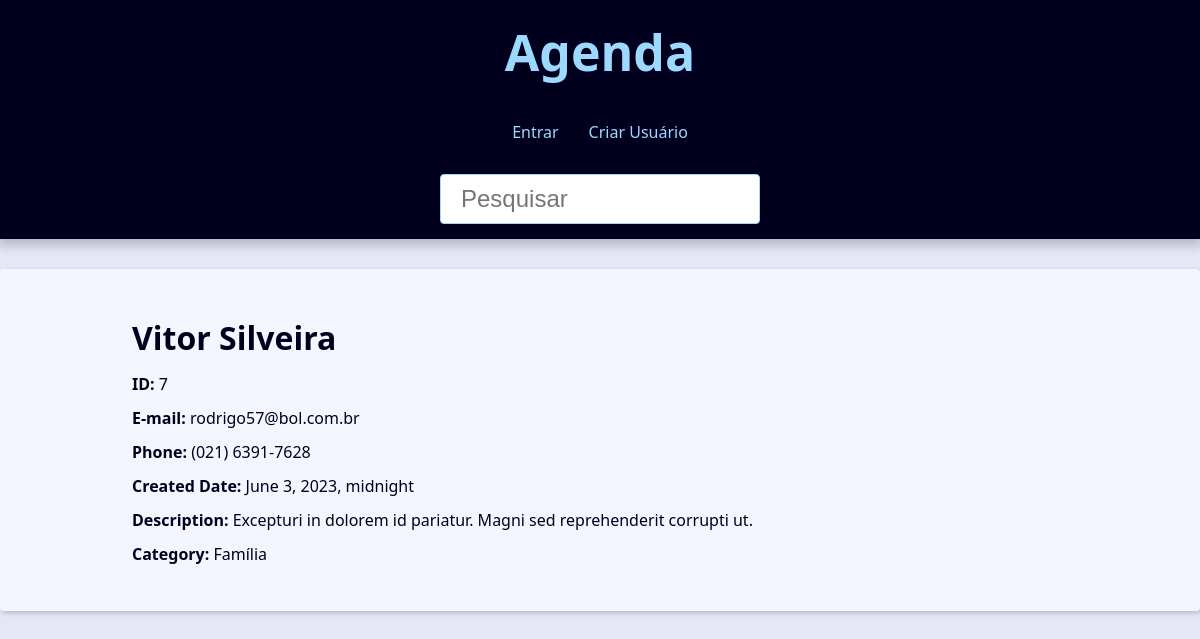
The app's page /contact/7/detail/ with its own data.
### contact/models.py (models this page shows, shortened)
class Contact(models.Model):
    class Meta:
        verbose_name='Contact'
        verbose_name_plural='Contacts'
    first_name = models.CharField(max_length=50)
    last_name = models.CharField(max_length=50)
    phone = models.CharField(max_length=50)
    email = models.EmailField(max_length=254)
    created_date = models.DateTimeField(default=timezone.now)
    description = models.TextField(blank=True)
    show = models.BooleanField(default=True)
    picture = models.ImageField(blank=True, upload_to='pictures/%Y/%m/')
    category = models.ForeignKey(
        Category,
        on_delete=models.SET_NULL,
        blank=True,
        null=True
    )
    owner = models.ForeignKey(
        User,
        on_delete=models.SET_NULL,
        blank=True,
        null=True
    )

class Category(models.Model):
    class Meta:
        verbose_name='Category'
        verbose_name_plural='Categories'
    name = models.CharField(max_length=50)

### contact/views/contact_views.py (the view)
# urls.py: path('contact/<int:contact_id>/detail/', views.contact, name="contact"),
def contact(request, contact_id):
    single_contact = get_object_or_404(Contact.objects.filter(id=contact_id, show=True)) #tratamento caso houver erro
    site_title = f'{single_contact.first_name} {single_contact.last_name} - '
    context = {
        'contact': single_contact,
        'site_title': site_title,
    }
    return render(request, 'contact/contact.html', context)

### contact/templates/contact/contact.html (shortened to what this page needs)
{% extends 'global/base.html' %}
{% block content %}
    <div class="single-contact">
        <h1 class="single-contact-name">
            {{ contact.first_name }} {{ contact.last_name }}
        </h1>
        <p><b>ID:</b> {{ contact.id }}</p>
        <p><b>E-mail:</b> {{ contact.email }}</p>
        <p><b>Phone:</b> {{ contact.phone }}</p>
        <p><b>Created Date:</b> {{ contact.created_date }}</p>
        <p><b>Description:</b> {{ contact.description }}</p>
        <p><b>Category:</b> {{ contact.category.name }}</p>
    </div>
{% endblock content %}

### base_static/global/css/style.css (style rules this page uses)
:root { --spacing: 1.5rem; --link-dark-color: rgb(0, 83, 134); --link-light-color: rgb(156, 217, 255); --clr-white: rgb(245, 245, 255); --clr-black: rgb(0, 0, 30); --clr-light-gray: rgb(230, 230, 245); --clr-dark-shadow-5: rgba(0, 0, 10, 5%); --clr-dark-shadow-10: rgba(0, 0, 10, 10%); --clr-dark-shadow-20: rgba(0, 0, 10, 20%); --clr-light-shadow-5: rgba(200, 200, 255, 5%); --clr-light-shadow-10: rgba(200, 200, 255, 10%); --clr-light-shadow-20: rgba(200, 200, 255, 20%); --main-page-width: 120rem; --table-min-width: 60rem; --biggest-font-size: 5rem; --bigger-font-size: 4rem; --big-font-size: 3.2rem; --medium-font-size: 2.4rem; --small-font-size: 1.6rem; --smaller-font-size: 1.4rem; --smallest-font-size: 1.2rem; --transition-fast: 300ms; --transition-medium: 600ms; --transition-slow: 1s; --default-border-radius: 4px; }
*, *::before, *::after { margin: 0; padding: 0; box-sizing: border-box; }
html { font-size: 62.5%; }
body { font-family: system-ui, -apple-system, BlinkMacSystemFont, 'Segoe UI', Roboto, Oxygen, Ubuntu, Cantarell, 'Open Sans', 'Helvetica Neue', sans-serif; line-height: 1.5; font-size: var(--small-font-size); color: var(--clr-black); -webkit-font-smoothing: antialiased; background: var(--clr-light-gray); }
@media (min-width: 600px) { .single-contact { max-width: 80%; margin: calc(var(--spacing) * 2) auto; } }
.single-contact h1 { margin: 1rem 0; }
.single-contact p { margin: 1rem 0; }

### records on screen
Contact: first_name "Vitor", last_name "Silveira", id "7", email "rodrigo57@bol.com.br", phone "(021) 6391-7628", created_date "June 3, 2023, midnight", description "Excepturi in dolorem id pariatur. Magni sed reprehenderit corrupti ut.", category.name "Família"
